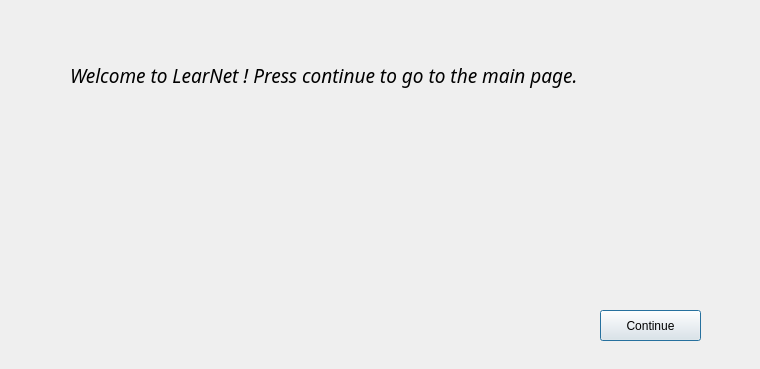
<?xml version="1.0" encoding="UTF-8"?>
<ui version="4.0">
 <class>WelcomeWindow</class>
 <widget class="QDialog" name="WelcomeWindow">
  <property name="geometry">
   <rect>
    <x>0</x>
    <y>0</y>
    <width>760</width>
    <height>369</height>
   </rect>
  </property>
  <property name="windowTitle">
   <string>Dialog</string>
  </property>
  <widget class="QLabel" name="label">
   <property name="geometry">
    <rect>
     <x>0</x>
     <y>-1</y>
     <width>761</width>
     <height>371</height>
    </rect>
   </property>
   <property name="sizePolicy">
    <sizepolicy hsizetype="Preferred" vsizetype="Preferred">
     <horstretch>0</horstretch>
     <verstretch>0</verstretch>
    </sizepolicy>
   </property>
   <property name="sizeIncrement">
    <size>
     <width>10</width>
     <height>0</height>
    </size>
   </property>
   <property name="text">
    <string/>
   </property>
   <property name="pixmap">
    <pixmap>../img1.jpg</pixmap>
   </property>
   <property name="scaledContents">
    <bool>true</bool>
   </property>
  </widget>
  <widget class="QLabel" name="label_2">
   <property name="geometry">
    <rect>
     <x>70</x>
     <y>60</y>
     <width>521</width>
     <height>31</height>
    </rect>
   </property>
   <property name="font">
    <font>
     <family>Ubuntu Light</family>
     <pointsize>14</pointsize>
     <weight>50</weight>
     <italic>true</italic>
     <bold>false</bold>
    </font>
   </property>
   <property name="text">
    <string>Welcome to LearNet ! Press continue to go to the main page.</string>
   </property>
   <property name="textFormat">
    <enum>Qt::AutoText</enum>
   </property>
  </widget>
  <widget class="QPushButton" name="pushButton">
   <property name="geometry">
    <rect>
     <x>600</x>
     <y>310</y>
     <width>101</width>
     <height>31</height>
    </rect>
   </property>
   <property name="text">
    <string>Continue</string>
   </property>
  </widget>
 </widget>
 <resources/>
 <connections/>
</ui>
